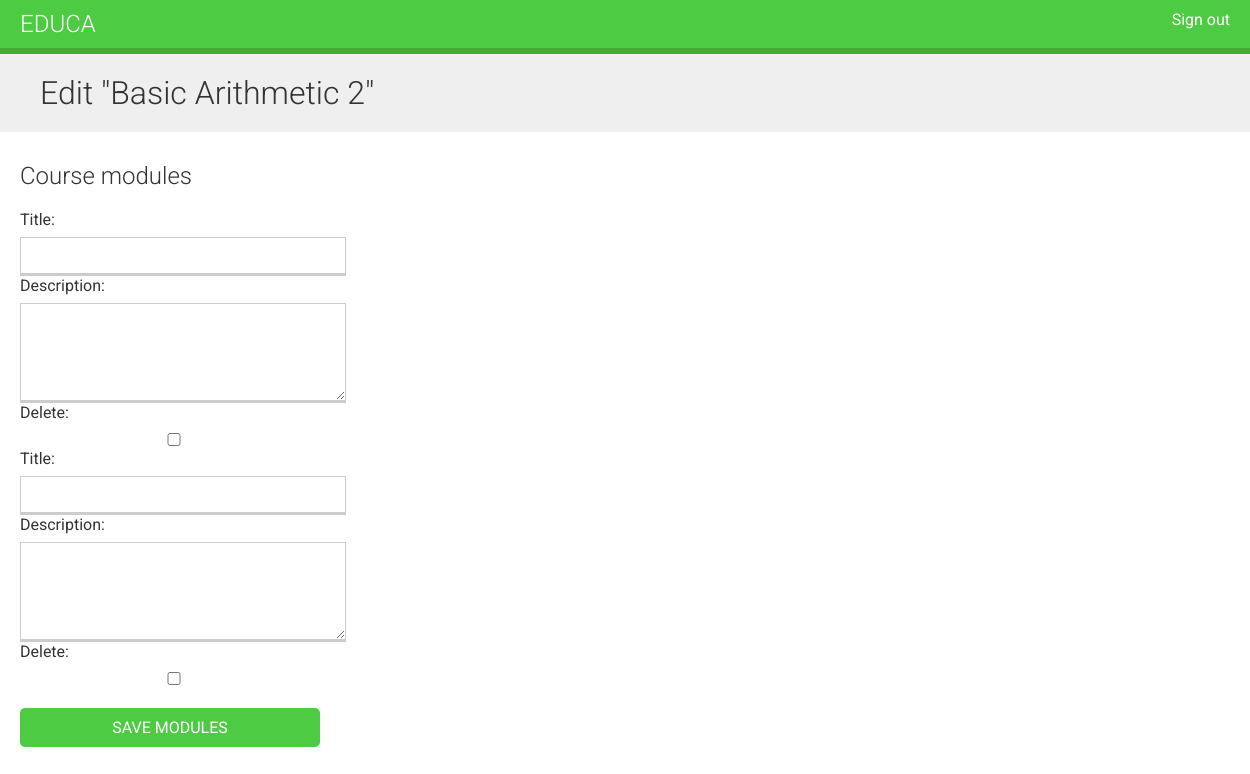
Before: /course/4/module/ (signed in) with the older database file.
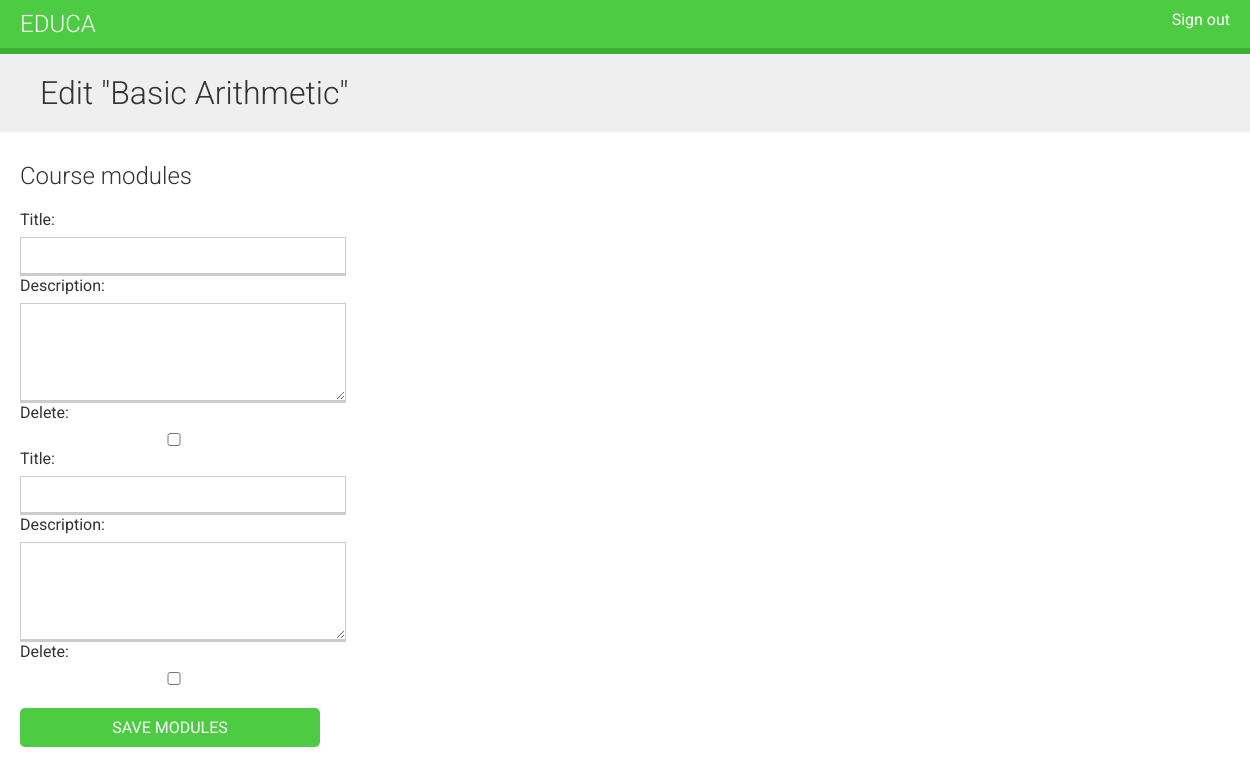
After: the same page with the newer database file.
### courses/models.py (models this page shows, shortened)
class Course(models.Model):
    owner = models.ForeignKey(User,
                              related_name='courses_created',
                              on_delete=models.CASCADE)
    subject = models.ForeignKey(Subject,
                                related_name='courses',
                                on_delete=models.CASCADE)
    title = models.CharField(max_length=200)
    slug = models.SlugField(max_length=200, unique=True)
    overview = models.TextField()
    created = models.DateTimeField(auto_now_add=True)
    class Meta:
        ordering = ['-created']

### courses/views.py (the view, shortened to what this page needs)
class CourseModuleUpdateView(TemplateResponseMixin, View):
    template_name = 'courses/manage/module/formset.html'
    course = None
    def get_formset(self, data=None):
        return ModuleFormSet(instance=self.course,
                             data=data)
    def dispatch(self, request, pk):
        self.course = get_object_or_404(Course,
                                        id=pk,
                                        owner=request.user)
        return super().dispatch(request, pk)
    def get(self, request, *args, **kwargs):
        formset = self.get_formset()
        return self.render_to_response({'course': self.course,
                                        'formset': formset})

### courses/templates/courses/manage/module/formset.html (shortened to what this page needs)
{% extends "base.html" %}
{% block content %}
  <h1>Edit "{{ course.title }}"</h1>
  <div class="module">
    <h2>Course modules</h2>
    <form method="post">
      {{ formset }}
      <input type="submit" value="Save modules">
    </form>
  </div>
{% endblock %}

### courses/templates/base.html (shortened to what this page needs)
{% load static %}
<!DOCTYPE html>
<html>
<head>
  <link href="{% static "css/base.css" %}" rel="stylesheet">
</head>
<body>
  <div id="header">
    <a href="/" class="logo">Educa</a>
    <ul class="menu">
      {% if request.user.is_authenticated %}
        <li><a href="{% url "logout" %}">Sign out</a></li>
      {% else %}
        <li><a href="{% url "login" %}">Sign in</a></li>
      {% endif %}
    </ul>
  </div>
  <div id="content">
    {% block content %}
    {% endblock %}
  </div>
</body>
</html>

### courses/static/css/base.css (style rules this page uses)
body { margin:0; font-family:'Roboto', sans-serif; font-weight:400; color:#333; }
a { color:#3fad37; text-decoration:none; }
ul { float:left; }
h1, h2, h3, h4, h5, h6 { font-family:'Roboto', sans-serif; font-weight:300; }
h1 { background:#efefef; width:100%; overflow:auto; padding:20px 0 20px 40px; margin:0; }
.module { padding:10px 20px; float:left; width:600px; }
#header { background:#4dcc43; overflow:auto; padding:10px 20px; border-bottom:6px solid #3fad37; }
#header .logo { text-decoration:none; font-family:'Roboto', sans-serif; font-weight:300; text-transform:uppercase; font-size:24px; color:#fff; float:left; }
#header a { color:#fff; }
#header .menu { list-style:none; float:right; margin:0; padding:0; }
label { float:left; clear:both; margin:0 0 8px 0; }
input, select, textarea { border:1px solid #ccc; border-bottom:3px solid #ccc; padding:8px 12px; font-size:16px; font-family:'Roboto', sans-serif; float:left; clear:both; width:300px; }
textarea { height:80px; }
input[type=submit], a.button { border-radius:5px; background:#4dcc43; color:#fff; font-size:16px; text-transform:uppercase; border:none; padding:10px 20px; margin:20px 0; }

Changed rows visible on the page:
changed Course: title "Basic Arithmetic 2" → "Basic Arithmetic"
